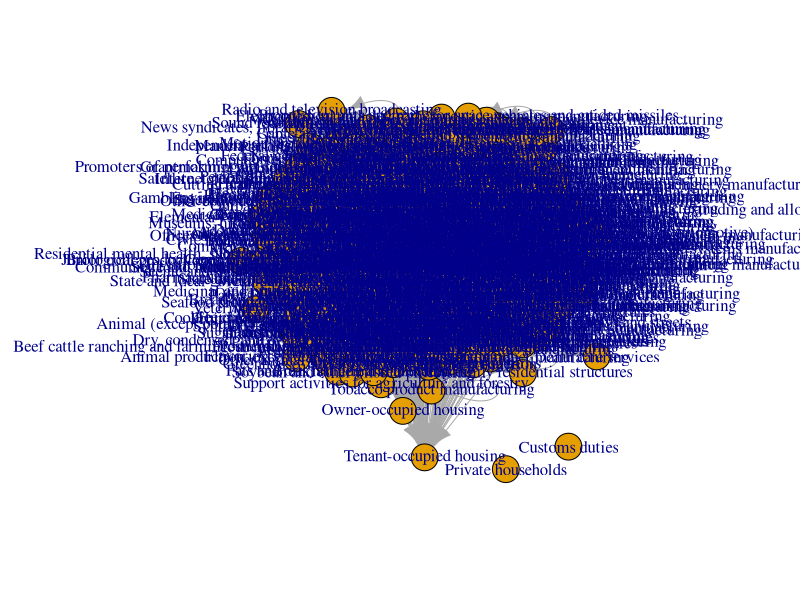
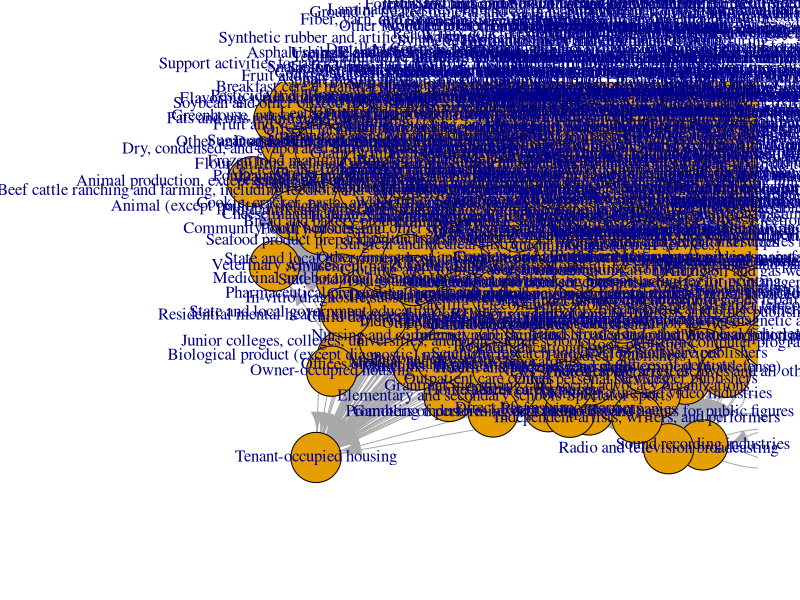
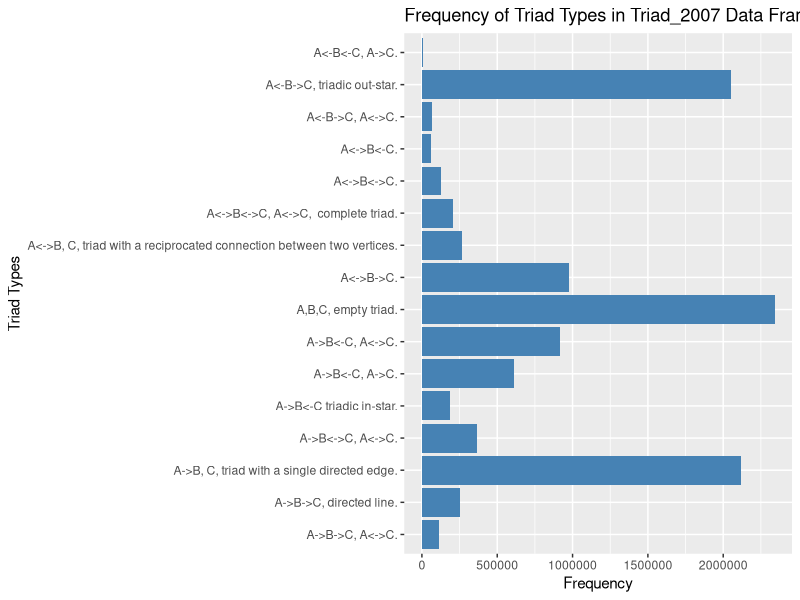

Recreate these plots in R, in order.
## ---- chunk 1
#| label: setup
#| include: false

library(tidyverse)
library(readxl)
library(igraph)
## ---- chunk 2
requirements_2007 <- read_xlsx("_data/got/US_input_output_table_2007_and_2012.xlsx", sheet = 4, skip = 4)
requirements_2012 <- read_xlsx("_data/got/US_input_output_table_2007_and_2012.xlsx", sheet = 3, skip = 4)
## ---- chunk 3
head(requirements_2007)
## ---- chunk 4
dim(requirements_2007)
## ---- chunk 5
# Get the column names and values in the "Code" column
cols <- colnames(requirements_2007)
code <- requirements_2007$Code

codes_intersect <- intersect(cols, code)

requirements_adjacency_full <- requirements_2007 %>% filter(Code %in% codes_intersect) %>% select('Code', 'Commodity Description', all_of(codes_intersect)) 

requirements_adjacency_matrix <- as.matrix(requirements_2007 %>% filter(Code %in% codes_intersect) %>% select(all_of(codes_intersect)))

#Get dimensions of matrix - is it 'square'?
dim(requirements_adjacency_matrix)
## ---- chunk 6
requirements_2007_matrix.ig <- graph_from_adjacency_matrix(requirements_adjacency_matrix, weighted = TRUE,
                                 mode = "directed")
vcount(requirements_2007_matrix.ig)
ecount(requirements_2007_matrix.ig)
## ---- chunk 7
is_bipartite(requirements_2007_matrix.ig)
is_directed(requirements_2007_matrix.ig)
is_weighted(requirements_2007_matrix.ig)
## ---- chunk 8
#Just names and weight
vertex_attr_names(requirements_2007_matrix.ig)
edge_attr_names(requirements_2007_matrix.ig)
## ---- chunk 9
#Wait. Some negative values?
summary(E(requirements_2007_matrix.ig)$weight)
## ---- chunk 10
# identify edges with negative weights
negative_edges <- which(E(requirements_2007_matrix.ig)$weight < 0)

# print the edges with negative weights
E(requirements_2007_matrix.ig)[negative_edges]
## ---- chunk 11
requirements_2007_matrix.ig <- delete_edges(requirements_2007_matrix.ig, negative_edges)
## ---- chunk 12
ecount(requirements_2007_matrix.ig)
## ---- chunk 13
commodity_names <- setNames(requirements_adjacency_full$`Commodity Description`, requirements_adjacency_full$Code)

# Set the vertex attribute with the industry names
V(requirements_2007_matrix.ig)$commodity_name <- commodity_names[as.character(V(requirements_2007_matrix.ig)$name)]
## ---- chunk 14
head(V(requirements_2007_matrix.ig)$commodity_name)
## ---- chunk 15
V(requirements_2007_matrix.ig)$name <- V(requirements_2007_matrix.ig)$commodity_name
## ---- chunk 16
plot(requirements_2007_matrix.ig)
## ---- chunk 17
set.seed(1)

# Set x and y axis limits

xlim <- c(-1, 0)
ylim <- c(-1, 0)

# Plot the graph with arrows and node labels
plot(requirements_2007_matrix.ig, xlim=xlim, ylim=ylim)
## ---- chunk 18
igraph::dyad.census(requirements_2007_matrix.ig)
## ---- chunk 19
triad_2007 <- igraph::triad_census(requirements_2007_matrix.ig)
triad_2007
## ---- chunk 20
triad_types <- c(
'003' = 'A,B,C, empty triad.',
'012' = 'A->B, C, triad with a single directed edge.',
'102' = 'A<->B, C, triad with a reciprocated connection between two vertices.',
'021D' = 'A<-B->C, triadic out-star.',
'021U' = 'A->B<-C triadic in-star.',
'021C' = 'A->B->C, directed line.',
'111D' = 'A<->B<-C.',
'111U' = 'A<->B->C.',
'030T' = 'A->B<-C, A->C.',
'030C' = 'A<-B<-C, A->C.',
'201' = 'A<->B<->C.',
'120D' = 'A<-B->C, A<->C.',
'120U' = 'A->B<-C, A<->C.',
'120C' = 'A->B->C, A<->C.',
'210' = 'A->B<->C, A<->C.',
'300' = 'A<->B<->C, A<->C,  complete triad.'
)
## ---- chunk 21
names(triad_2007) <- triad_types
triad_2007 <- data.frame(triad_2007)
triad_2007$triad_type <- row.names(triad_2007)
## ---- chunk 22
ggplot(triad_2007, aes(x = triad_type, y = triad_2007)) +
  geom_bar(stat = "identity", fill = "steelblue") +
  coord_flip() +
  labs(x = "Triad Types", y = "Frequency", 
       title = "Frequency of Triad Types in Triad_2007 Data Frame")
## ---- chunk 23
transitivity(requirements_2007_matrix.ig)
## ---- chunk 24
#get global clustering coefficient: igraph
transitivity(requirements_2007_matrix.ig, type="global")
#get average local clustering coefficient: igraph
transitivity(requirements_2007_matrix.ig, type="average")
## ---- chunk 25
distances(requirements_2007_matrix.ig,"Automobile manufacturing", "Truck trailer manufacturing")
## ---- chunk 26
average.path.length(requirements_2007_matrix.ig,directed=T)
## ---- chunk 27
names(igraph::components(requirements_2007_matrix.ig))
igraph::components(requirements_2007_matrix.ig)$no #Number of components
igraph::components(requirements_2007_matrix.ig)$csize #Size of each component
## ---- chunk 28
#Get NAICS codes
naics <- read_xlsx("_data/got/US_input_output_table_2007_and_2012.xlsx", sheet = 2, skip = 4)
## ---- chunk 29
naics %>% 
  filter(!str_detect(Summary, "\\d"))
## ---- chunk 30
#Remove any value in `Summary` if it has even one number
naics <- naics %>% mutate(Summary = case_when(
  (str_detect(Summary, "\\d")) ~ NA,
  TRUE ~ Summary))

naics <- naics %>% fill(Sector, Summary)

naics

